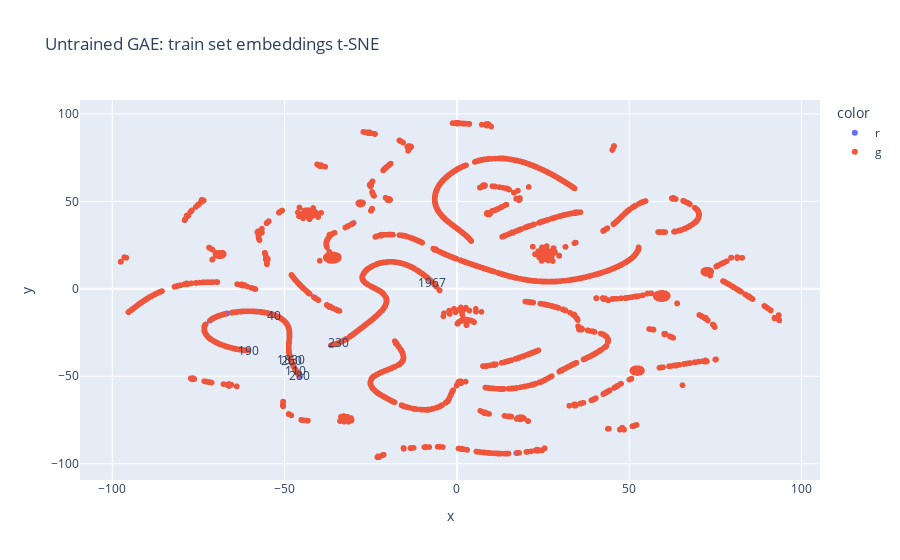

Notebook cell for this chart:
### Code cell
visualize_tsne_embeddings(gae_model, train_dataset, 'Untrained GAE: train set embeddings t-SNE', labeled=True, labels=[40, 190, 230, 1830, 260, 110, 280, 1967])

### Figure 1 — Plotly figure (JSON) as saved in the notebook; plotly's stock layout.template omitted (floating-point values rounded to 4 significant figures; data arrays with more than 128 entries replaced by an {"elided": "..."} marker saying what was removed)
{"data": [{"customdata": {"elided": "519x1x2 mixed values"}, "hovertemplate": "color=r<br>x=%{x}<br>y=%{y}<br>hover_data_0=%{customdata[0]}<extra></extra>", "legendgroup": "r", "marker": {"color": "#636efa", "symbol": "circle"}, "mode": "markers", "name": "r", "showlegend": true, "type": "scattergl", "x": {"elided": "519 float values"}, "xaxis": "x", "y": {"elided": "519 float values"}, "yaxis": "y"}, {"customdata": {"elided": "7294x1 int values"}, "hovertemplate": "color=g<br>x=%{x}<br>y=%{y}<br>hover_data_0=%{customdata[0]}<extra></extra>", "legendgroup": "g", "marker": {"color": "#EF553B", "symbol": "circle"}, "mode": "markers", "name": "g", "showlegend": true, "type": "scattergl", "x": {"elided": "7294 float values"}, "xaxis": "x", "y": {"elided": "7294 float values"}, "yaxis": "y"}], "layout": {"annotations": [{"showarrow": false, "text": "40", "x": -53.02, "y": -14.97}, {"showarrow": false, "text": "190", "x": -60.57, "y": -35.23}, {"showarrow": false, "text": "230", "x": -34.26, "y": -30.86}, {"showarrow": false, "text": "1830", "x": -48.2, "y": -40.59}, {"showarrow": false, "text": "260", "x": -48.13, "y": -41.05}, {"showarrow": false, "text": "110", "x": -46.73, "y": -46.71}, {"showarrow": false, "text": "280", "x": -45.69, "y": -49.71}, {"showarrow": false, "text": "1967", "x": -7.254, "y": 3.894}], "legend": {"title": {"text": "color"}, "tracegroupgap": 0}, "title": {"text": "Untrained GAE: train set embeddings t-SNE"}, "xaxis": {"anchor": "y", "domain": [0, 1], "title": {"text": "x"}}, "yaxis": {"anchor": "x", "domain": [0, 1], "title": {"text": "y"}}}}
